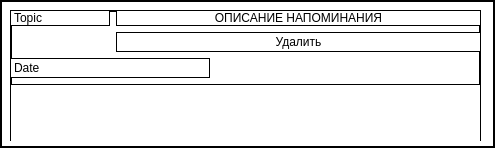
<?xml version="1.0" encoding="UTF-8"?>
<ui version="4.0">
 <class>Form</class>
 <widget class="QWidget" name="Form">
  <property name="geometry">
   <rect>
    <x>0</x>
    <y>0</y>
    <width>495</width>
    <height>148</height>
   </rect>
  </property>
  <property name="windowTitle">
   <string>Form</string>
  </property>
  <property name="styleSheet">
   <string notr="true">background-color: white;
border: 2px solid black;
</string>
  </property>
  <widget class="QWidget" name="">
   <property name="geometry">
    <rect>
     <x>10</x>
     <y>10</y>
     <width>471</width>
     <height>131</height>
    </rect>
   </property>
   <layout class="QGridLayout" name="gridLayout">
    <item row="0" column="0">
     <widget class="QLabel" name="topicLabel">
      <property name="maximumSize">
       <size>
        <width>100</width>
        <height>16777215</height>
       </size>
      </property>
      <property name="styleSheet">
       <string notr="true">border: 1px solid black;
color: black;
</string>
      </property>
      <property name="text">
       <string>Topic</string>
      </property>
     </widget>
    </item>
    <item row="0" column="1">
     <widget class="QPushButton" name="check_description">
      <property name="styleSheet">
       <string notr="true">border: 1px solid black;
color: black;
</string>
      </property>
      <property name="text">
       <string>ОПИСАНИЕ НАПОМИНАНИЯ</string>
      </property>
     </widget>
    </item>
    <item row="1" column="1">
     <widget class="QPushButton" name="pushButton">
      <property name="minimumSize">
       <size>
        <width>0</width>
        <height>20</height>
       </size>
      </property>
      <property name="styleSheet">
       <string notr="true">border: 1px solid black;
color: black;
</string>
      </property>
      <property name="text">
       <string> Удалить </string>
      </property>
     </widget>
    </item>
    <item row="2" column="0" colspan="2">
     <widget class="QLabel" name="dateLabel">
      <property name="minimumSize">
       <size>
        <width>200</width>
        <height>20</height>
       </size>
      </property>
      <property name="maximumSize">
       <size>
        <width>100</width>
        <height>16777215</height>
       </size>
      </property>
      <property name="styleSheet">
       <string notr="true">border: 1px solid black;
color: black;
</string>
      </property>
      <property name="text">
       <string>Date</string>
      </property>
     </widget>
    </item>
    <item row="3" column="0" colspan="2">
     <widget class="QPlainTextEdit" name="descriptionEdit">
      <property name="minimumSize">
       <size>
        <width>0</width>
        <height>60</height>
       </size>
      </property>
      <property name="styleSheet">
       <string notr="true">border: 1px solid black;
color: black;
</string>
      </property>
     </widget>
    </item>
   </layout>
  </widget>
 </widget>
 <resources/>
 <connections/>
</ui>
